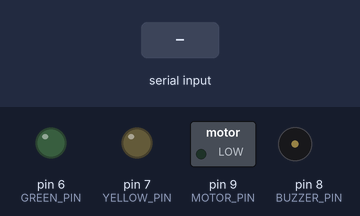
The sketch below on a simulated Arduino Uno, built with avr-gcc and run on an emulated ATmega328P. Parts: switched loads named in the sketch (green lamp = pin HIGH), output pins drawn as LEDs (lit = HIGH), buzzer (waves = sounding). Dashed ring = blinking. The inputs (shaded band) are chosen by the test bench.

Above: at 1.2 s.
1.3 s: "W" received over Serial
At 1.42 s:
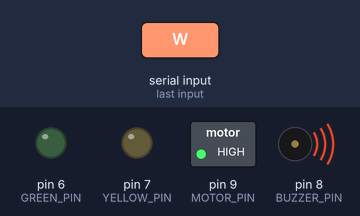
4.3 s: "S" received over Serial
At 4.62 s:
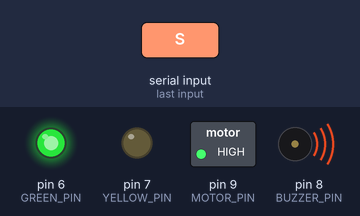
7.3 s: "B" received over Serial
At 7.82 s:
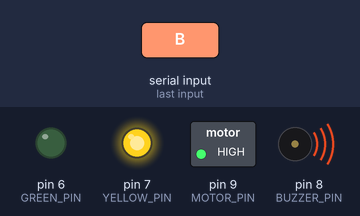
10.3 s: "O" received over Serial
11.8 s: "E" received over Serial
At 13.2 s:
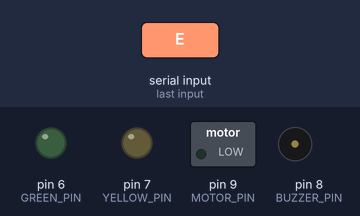
Timing chart, 0 to 14.3 s (numbered marks = the images above; inputs shaded):
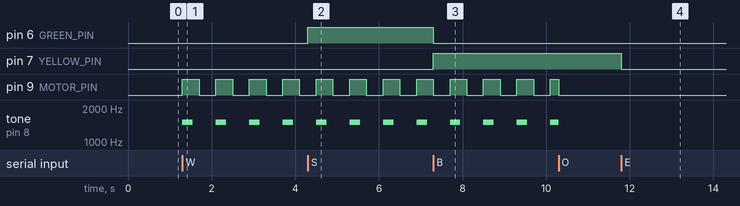

Measured:
- after the input at 1.3 s, pin 9 (MOTOR_PIN): alternates HIGH for 0.40 s and LOW for 0.40 s, starting at once; tone on pin 8 (BUZZER_PIN): alternates 1500 Hz for 0.25 s and silent for 0.55 s, starting at once
- after the input at 4.3 s, pin 6 (GREEN_PIN): LOW → HIGH at once
- after the input at 7.3 s, pin 6 (GREEN_PIN): HIGH → LOW at once; pin 7 (YELLOW_PIN): LOW → HIGH at once
- after the input at 11.8 s, pin 7 (YELLOW_PIN): HIGH → LOW at once

The sketch:

yaja_alarm.ino
```cpp
// 야자 관리실 깨우기 장치 (Arduino Uno 기준)
//
// PC의 Chrome·Edge에서 앱 설정 → 카메라 관리 → '아두이노 연결'을 누르면,
// 앱이 USB 시리얼(9600bps)로 아래 글자 하나를 보냅니다.
//   W : 졸음 감지 → 진동 모터와 부저로 깨우기 (O를 받거나 20초가 지나면 멈춤)
//   O : 깨우기 멈춤 ("깼어요" 버튼)
//   S : 공부 시작 → 초록 LED 켜기
//   B : 휴식 → 노란 LED 켜기
//   E : 공부 끝 → LED 끄기
//
// 회로
//  - 진동 모터(3~5V 코인형 등): 아두이노 핀은 권장 20mA(최대 40mA)까지라 모터를 직접 연결하면 안 됩니다.
//      9번 핀 → 1kΩ 저항 → NPN 트랜지스터(2N2222 등) 베이스
//      5V → 모터 → 트랜지스터 컬렉터,  트랜지스터 이미터 → GND
//      모터 양 끝에 다이오드(1N4148 또는 1N4007)를 역방향으로 병렬 연결 (줄무늬 쪽이 5V 쪽) → 모터가 멈출 때 생기는 역기전력으로부터 트랜지스터를 보호
//  - 부저(수동형): 8번 핀 → 부저(+) / 부저(-) → GND
//  - 초록 LED: 6번 핀 → 220Ω → LED → GND,  노란 LED: 7번 핀 → 220Ω → LED → GND

const int MOTOR_PIN = 9;
const int BUZZER_PIN = 8;
const int GREEN_PIN = 6;
const int YELLOW_PIN = 7;
const unsigned long WAKE_MAX_MS = 20000UL; // 깨우기는 최대 20초
const unsigned long PULSE_MS = 400UL;      // 0.4초 간격으로 켰다 껐다

bool waking = false;
bool pulseOn = false;
unsigned long wakeStart = 0;
unsigned long lastPulse = 0;

void setup() {
  Serial.begin(9600);
  pinMode(MOTOR_PIN, OUTPUT);
  pinMode(BUZZER_PIN, OUTPUT);
  pinMode(GREEN_PIN, OUTPUT);
  pinMode(YELLOW_PIN, OUTPUT);
  stopWake();
  setLeds(false, false);
}

void loop() {
  while (Serial.available() > 0) {
    handle((char)Serial.read());
  }
  if (waking) {
    unsigned long now = millis();
    if (now - wakeStart >= WAKE_MAX_MS) {
      stopWake();
    } else if (now - lastPulse >= PULSE_MS) {
      lastPulse = now;
      pulseOn = !pulseOn;
      digitalWrite(MOTOR_PIN, pulseOn ? HIGH : LOW);
      if (pulseOn) tone(BUZZER_PIN, 1500, 250);
    }
  }
}

void handle(char c) {
  switch (c) {
    case 'W': waking = true; wakeStart = millis(); lastPulse = 0; pulseOn = false; break;
    case 'O': stopWake(); break;
    case 'S': setLeds(true, false); break;
    case 'B': setLeds(false, true); break;
    case 'E': stopWake(); setLeds(false, false); break;
    default: break; // 줄바꿈 등 다른 글자는 무시
  }
}

void stopWake() {
  waking = false;
  pulseOn = false;
  digitalWrite(MOTOR_PIN, LOW);
  noTone(BUZZER_PIN);
}

void setLeds(bool green, bool yellow) {
  digitalWrite(GREEN_PIN, green ? HIGH : LOW);
  digitalWrite(YELLOW_PIN, yellow ? HIGH : LOW);
}
```
